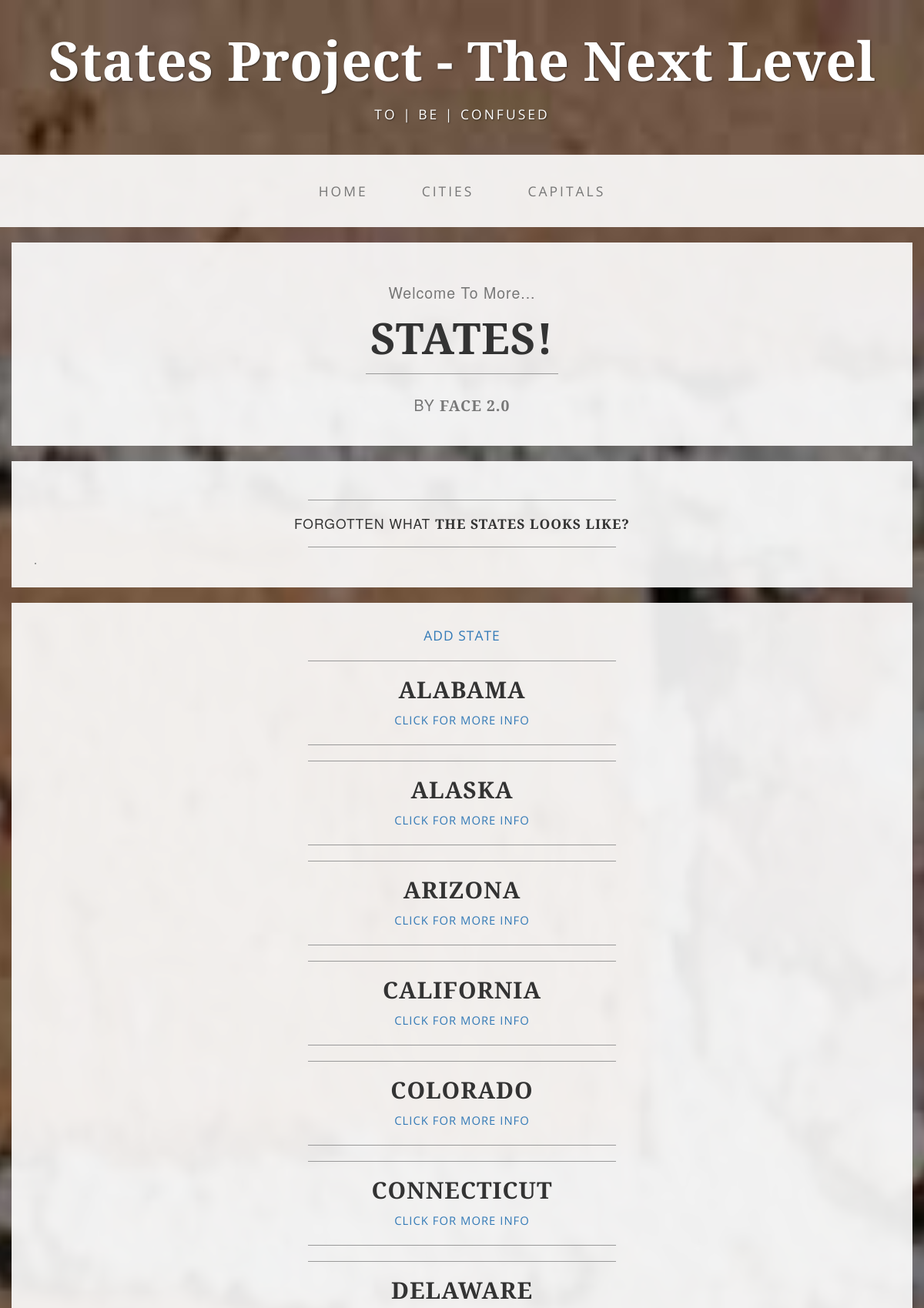
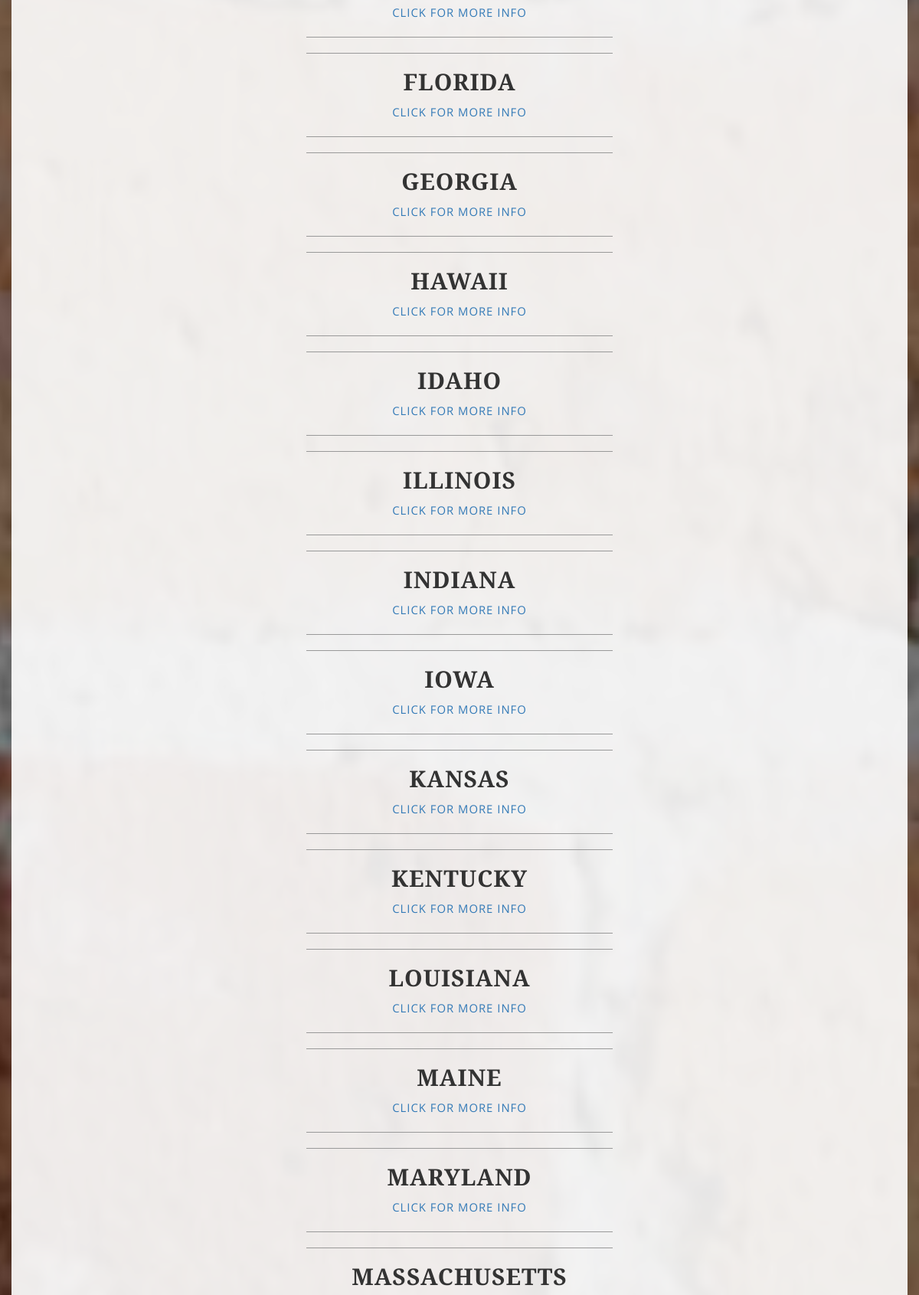
Page /state_list/ (upper part) on the committed database (2 pictures, top to bottom).
### app/models.py (models this page shows, shortened)
class State(models.Model):
	abbreviation = models.CharField(max_length=2, null=True, blank=True)
	name = models.CharField(max_length=100, null=True, blank=True)

### app/views.py (the view)
# urls.py: url(r'^state_list/', 'app.views.state_list'),
def state_list(request):
	context = {}
	states = State.objects.all()
	context['states'] = states
	return render(request, 'index.html', context)

### app/templates/index.html (shortened to what this page needs)
{% extends 'base.html' %}
{% load staticfiles %}
{% block content %}
    <div class="container">
        <div class="row">
            <div class="box">
                <div class="col-lg-12 text-center">
                    <h2 class="brand-before">
                        <small>Welcome to more...</small>
                    </h2>
                    <h1 class="brand-name">STATES!</h1>
                    <hr class="tagline-divider">
                    <h2>
                        <small>By
                            <strong>FACE 2.0</strong>
                        </small>
                    </h2>
                </div>
            </div>
        </div>
        <div class="row">
            <div class="box">
                <div class="col-lg-12">
                    <hr>
                    <h2 class="intro-text text-center">forgotten what
                        <strong>the states looks like?</strong>
                    </h2>
                    <hr>
                    <img class="img-responsive img-border img-left" src="{% static 'img/states.jpg' %}" alt="">
                </div>
            </div>
        </div>
        <div class="row">
            <div class="box">
                <div class="col-lg-12 intro-text text-center">
                    <a href="/create_state/">Add State</a>
                    {% for state in states %}
                            <hr>
                            <h2>
                        {{ state.name }} <br>
                            </h2> <small> <a href="/detail/{{state.pk}}/"> Click for more info </a> </small>
                            <hr>
                    {% endfor %}
                </div>
            </div>
        </div>
    </div>
{% endblock %}

### app/static/css/business-casual.css (style rules this page uses)
body { font-family: "Open Sans","Helvetica Neue",Helvetica,Arial,sans-serif; background: url('../img/bg.jpg') no-repeat center center fixed; -webkit-background-size: cover; -moz-background-size: cover; background-size: cover; -o-background-size: cover; }
h1, h2, h3, h4, h5, h6 { text-transform: uppercase; font-family: "Josefin Slab","Helvetica Neue",Helvetica,Arial,sans-serif; font-weight: 700; letter-spacing: 1px; }
hr { max-width: 400px; border-color: #999999; }
.brand-before, .brand-name { text-transform: capitalize; }
.brand-before { margin: 15px 0; }
.brand-name { margin: 0; font-size: 4em; }
.tagline-divider { margin: 15px auto 3px; max-width: 250px; border-color: #999999; }
.box { margin-bottom: 20px; padding: 30px 15px; background: #fff; background: rgba(255,255,255,0.9); }
.intro-text { text-transform: uppercase; font-size: 1.25em; font-weight: 400; letter-spacing: 1px; }
.img-border { float: none; margin: 0 auto 0; border: #999999 solid 1px; }
.img-left { float: none; margin: 0 auto 0; }
@media screen and (min-width:768px) { .img-left { float: left; margin-right: 25px; } }
@media screen and (min-width:1200px) { .box:after { content: ''; display: table; clear: both; } }

### rows in the picture
State: name "ALABAMA"
State: name "ALASKA"
State: name "ARIZONA"
State: name "CALIFORNIA"
State: name "COLORADO"
State: name "CONNECTICUT"
State: name "DELAWARE"
State: name "FLORIDA"
State: name "GEORGIA"
State: name "HAWAII"
State: name "IDAHO"
State: name "ILLINOIS"
State: name "INDIANA"
State: name "IOWA"
State: name "KANSAS"
State: name "KENTUCKY"
State: name "LOUISIANA"
State: name "MAINE"
State: name "MARYLAND"
State: name "MASSACHUSETTS"
